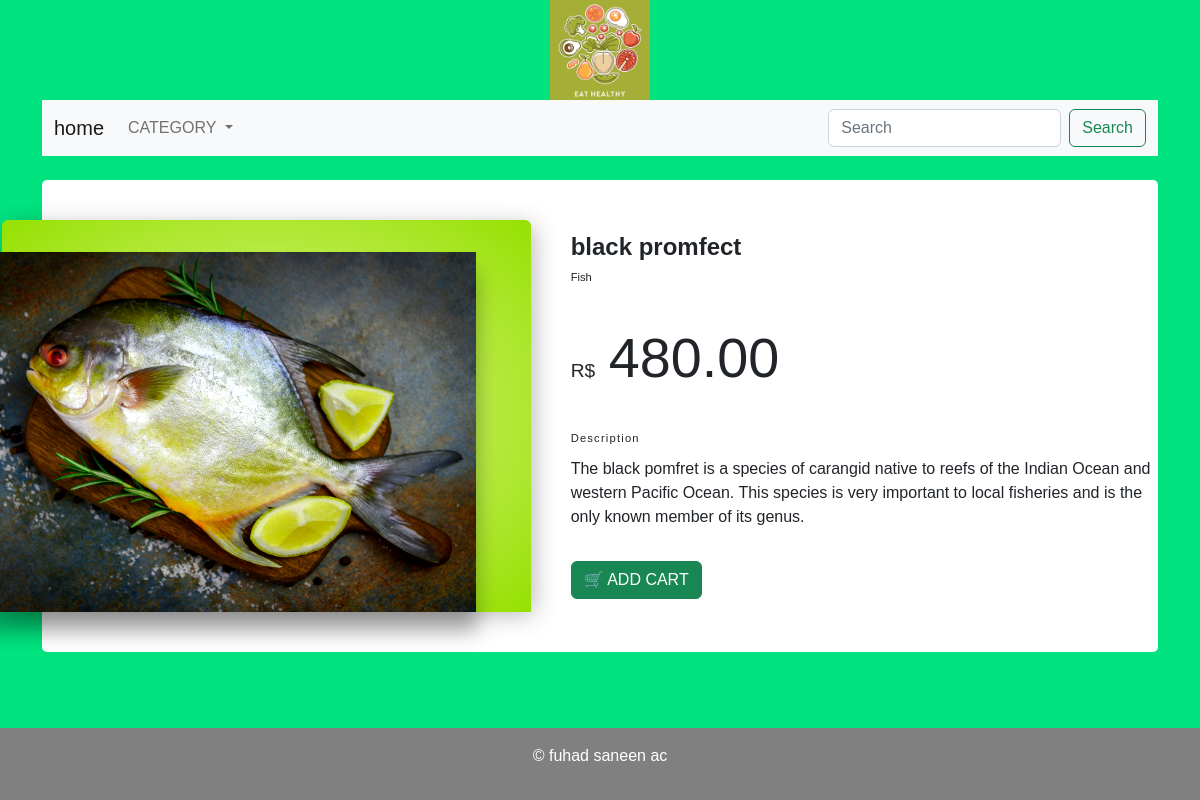
Screenshot of /shop/fish/black-promfect with the database file from the repository.
### shop/models.py (models this page shows, shortened)
class Product(models.Model):
    name=models.CharField(max_length=250,unique=True)
    slug=models.SlugField(max_length=250,unique=True)
    desc=models.CharField(max_length=2500,blank=True)
    price=models.DecimalField(max_digits=10,decimal_places=2)
    category=models.ForeignKey(Category,on_delete=models.CASCADE)
    img=models.ImageField(upload_to='product',blank=True)
    stock=models.IntegerField()
    available=models.BooleanField(default=True)
    created=models.DateTimeField(auto_now_add=True)
    update=models.DateTimeField(auto_now=True)
    class Meta:
        ordering=('name',)
        verbose_name='product'
        verbose_name_plural='products'

class Category(models.Model):
    name=models.CharField(max_length=250,unique=True)
    slug=models.SlugField(max_length=250,unique=True)
    desc=models.CharField(max_length=2500,blank=True)
    img=models.ImageField(upload_to='category',blank=True)
    class Meta:
        ordering=('name',)
        verbose_name='category'
        verbose_name_plural='categories'
    def get_url(self):
        return reverse('shop:product_by_category',args=[self.slug])
    def __str__(self):
        return '{}'.format(self.name)

### shop/views.py (the view)
# urls.py: path('<slug:c_slug>/<slug:product_slug>',views.proDetails,name='proDetails'),
def proDetails(request,product_slug,c_slug):
    try:
        product=Product.objects.get(category__slug=c_slug ,slug=product_slug)
    except Exception as e:
        raise e
    return render(request, 'product.html', {'product': product})

### cart/context_processors.py (called while the page is built)
def counter(request):
    item_count=0
    if 'admin' in request.path:
        return  {}
    else:
        try:
            cart=Cart.objects.filter(cart_id=_cart_id(request))
            car_items=CartItem.objects.all().filter(cart=cart[:1])
            for cart_item in car_items:
                item_count += cart_item.quantity
        except Cart.DoesNotExist:
            item_count=0
    return dict(item_count=item_count)

### cart/views.py (called while the page is built)
def _cart_id(request):
    cart=request.session.session_key
    if not cart:
        cart=request.session.create()
    return cart

### shop/context_processors.py (called while the page is built)
def menu_links(request):
    links=Category.objects.all()
    return dict(links=links)

### templates/product.html (shortened to what this page needs)
{% load static %}
<!DOCTYPE html>
<html lang="en">
<head>
    <link href="{% static 'css/bootstrap.min.css' %}" rel="stylesheet" >
    <link href="{% static 'css/prouduct.css' %}" rel="stylesheet" >
</head>
<body>
<div class="container">
{% include 'header.html' %}
{% include 'navber.html' %}
  <br>
<section class="product">
	<div class="product__photo">
		<div class="photo-container">
			<div class="photo-main">
				<img  src="{{product.img.url}}" alt="{{product.name}}" height="360px" width="530px">
			</div>
		</div>
	</div>
	<div class="product__info">
		<div class="title">
			<h1>{{product.name}}</h1>
			<span>{{product.category}}</span>
		</div>
		<div class="price">
			R$ <span>{{product.price}}</span>
		</div>
		<div class="description">
			<h3>Description</h3>
             <p>{{product.desc}}</p>
		</div>
        {% if product.stock <= 0 %}
        <b>out of stock</b>
        {% else %}
		<a class="btn btn-success" href="{% url 'cart:add_cart' product.id %}" role="button"> 🛒 ADD CART</a>
		{% endif %}
	</div>
</section>
</div>
<br>
{% include 'footer.html' %}
</body>
</html>

### static/css/prouduct.css (style rules this page uses)
* { box-sizing: border-box; }
html, body { height: 100%; }
body { display: grid; grid-template-rows: 1fr; font-family: "Raleway", sans-serif; background-color: #01e37f; }
h3 { font-size: 0.7em; letter-spacing: 1.2px; color: $color-secondary; }
img { max-width: 100%; filter: drop-shadow(1px 1px 3px $color-secondary); }
.product { display: grid; grid-template-columns: 0.9fr 1fr; margin: auto; padding: 2.5em 0; min-width: 600px; background-color: white; border-radius: 5px; }
.product__photo { position: relative; }
.photo-container { position: absolute; left: -2.5em; display: grid; grid-template-rows: 1fr; width: 100%; height: 100%; border-radius: 6px; box-shadow: 4px 4px 25px -2px rgba(0, 0, 0, 0.3); }
.product__info { padding: 0.8em 0; }

### rows the page displays
Product: img (picture), name "black promfect", category "Fish", price "480.00", desc "The black pomfret is a species of carangid native to reefs of the Indian Ocean and western Pacific Ocean. This species is very important to local fisheries and is the only known member of its genus."
